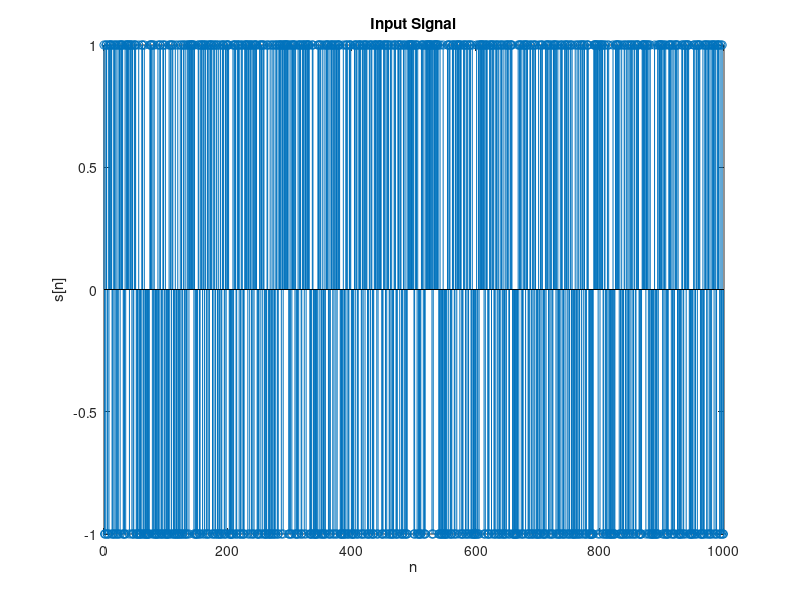
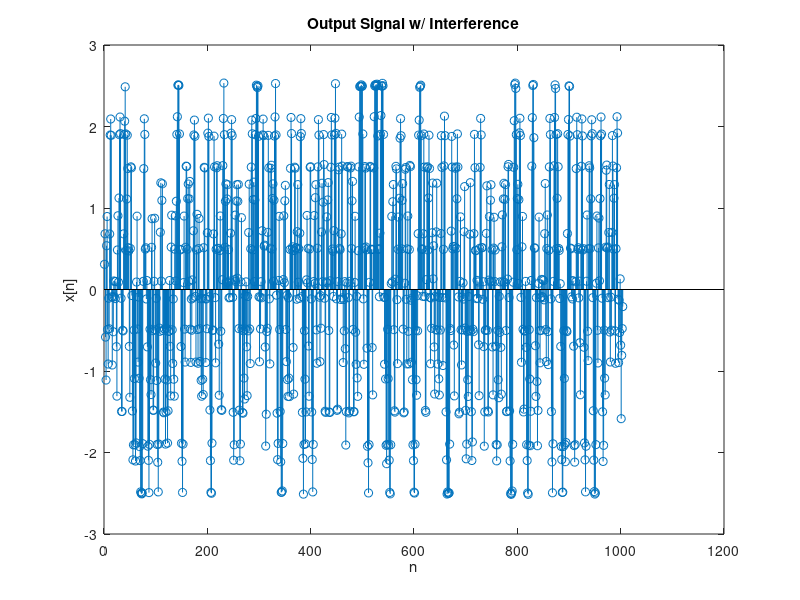

Source code (MATLAB) for these figures, in order:
%% Setup
amplitudes = [-1 1];
n_in = 0:999;
train = zeros(1, 1000);
for i=1:1000
    val = randi(2);
    train(i) = amplitudes(val);
end

h = [0.3 1 0.7 0.3 0.2];
x = conv(train, h);
x = awgn(x, 37);
n_out = 1:length(x);

figure
stem(n_in, train)
xlabel('n')
ylabel('s[n]')
title('Input Signal')

figure
stem(n_out, x);
xlabel('n')
ylabel('x[n]')
title('Output Signal w/ Interference')

%% 

learning_rate = 0.01;
h_filter = zeros(1, length(h));
delay = zeros


